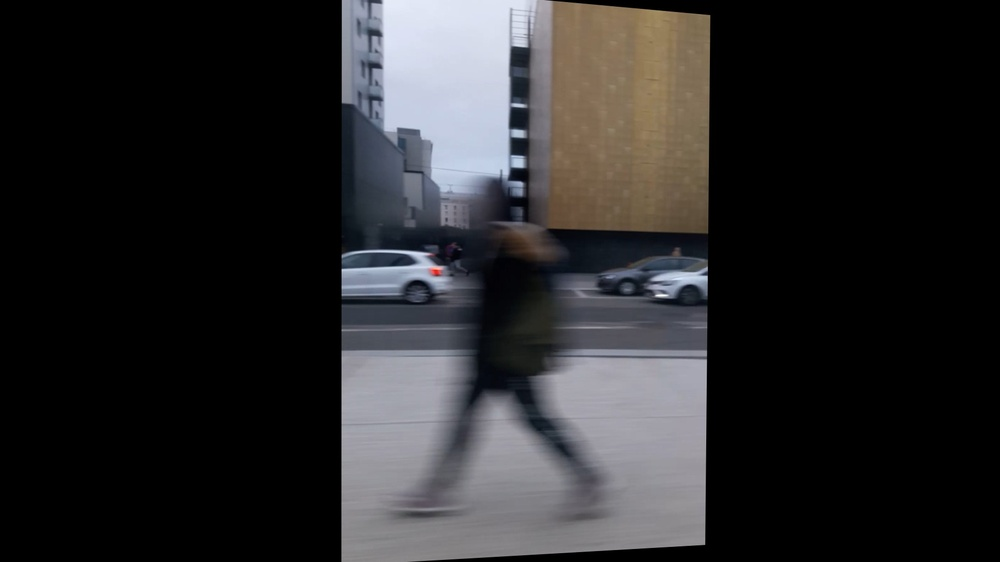
#> input picture Python_ImageStereo/Inputs/ResultAligned015.jpg, 1000 x 562 px, shrunk from 1920 x 1080 before the run
$ python ImgStereo.py
#> lines starting #> are read from the running program, lines starting #| are printed output that depends on the picture
# import numpy as np
import cv2
from matplotlib import pyplot as plt

imgL = cv2.imread('Inputs/ResultAligned015.jpg',0)
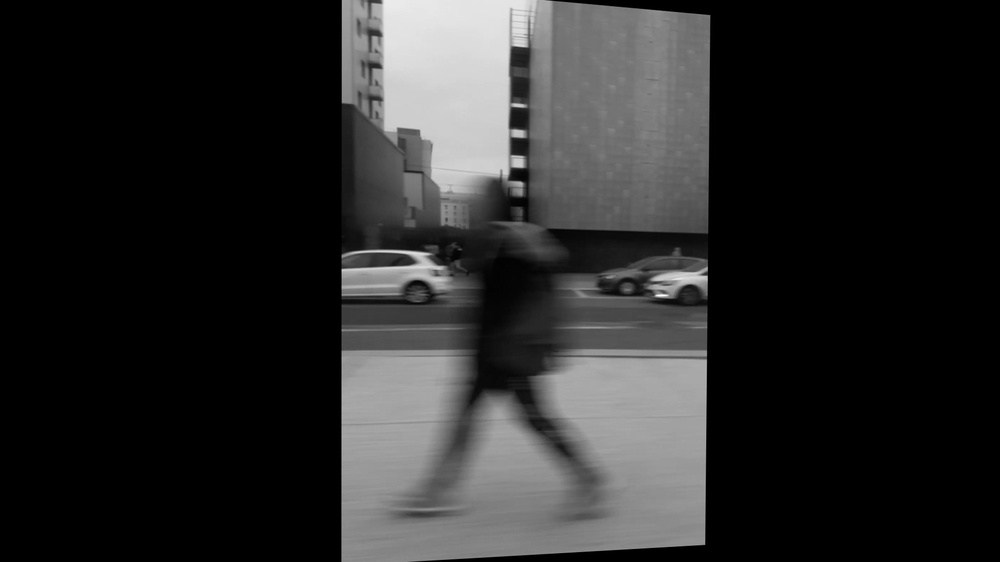
#> imgL: shape (562, 1000); min 0, max 255, mean 41.4
imgR = cv2.imread('Inputs/frame1.jpg',0)
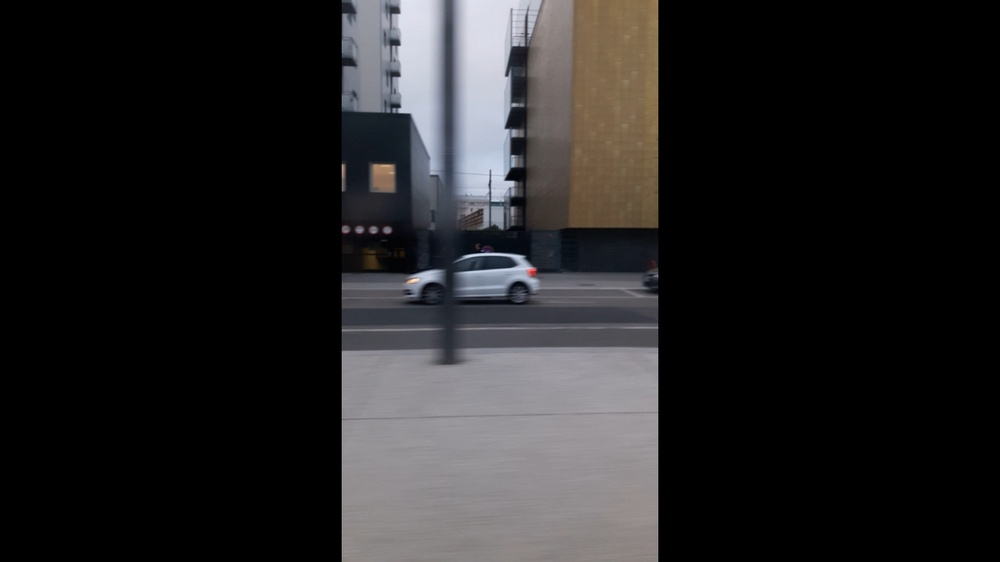
#> input picture Python_ImageStereo/Inputs/frame1.jpg, 1000 x 562 px, shrunk from 1920 x 1080 before the run
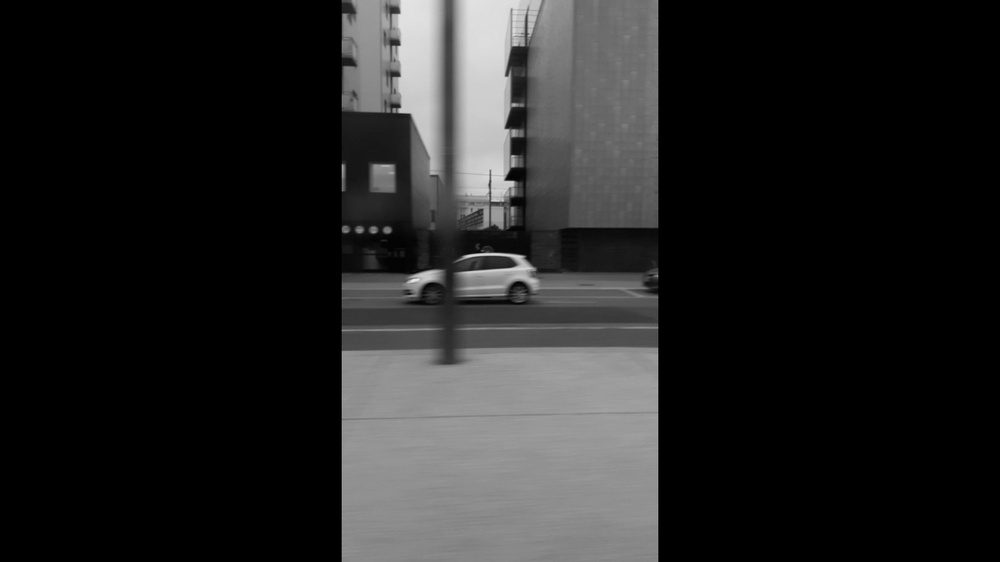
#> imgR: shape (562, 1000); min 0, max 233, mean 36.3

# stereo = cv2.createStereoBM(numDisparities=16, blockSize=15)
stereo = cv2.StereoBM_create(numDisparities=16, blockSize=15)
disparity = stereo.compute(imgL, imgR)  # Permet de recup la profondeur des objets dans image mais que faire de cela
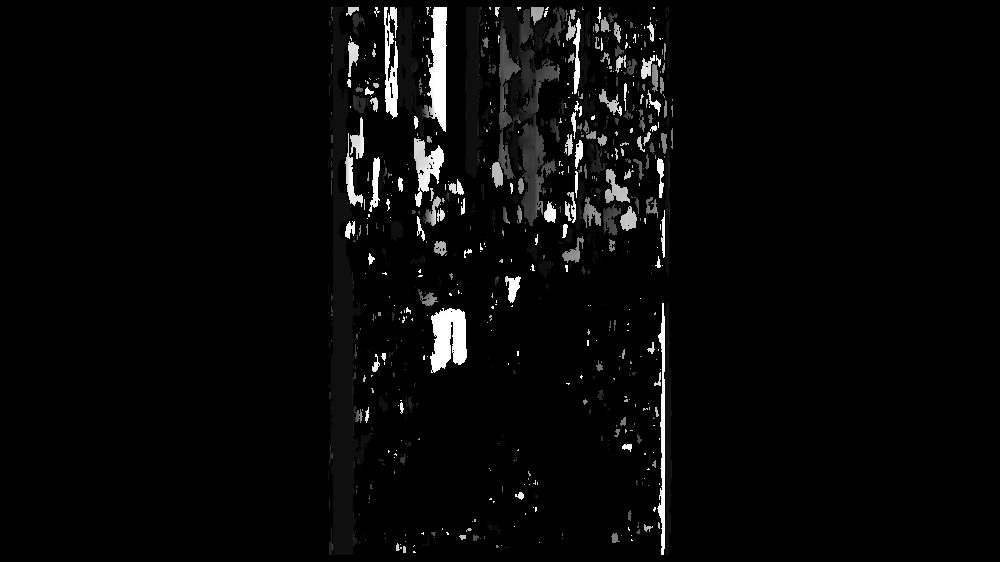
#> disparity: shape (562, 1000) int16; min -16, max 240, mean -7.8; drawn with min black and max white
plt.imshow(disparity, 'gray')
plt.show()

# cv2.imwrite("Outputs/Result.jpg", disparity)
